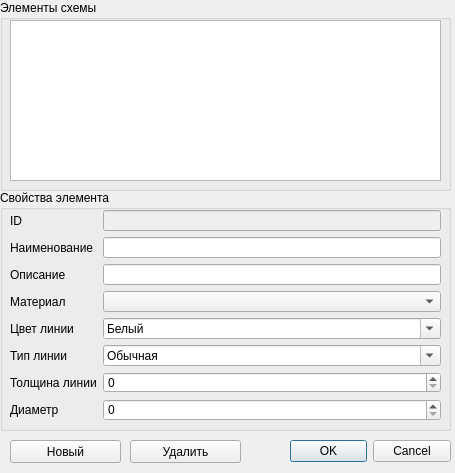
<?xml version="1.0" encoding="UTF-8"?>
<ui version="4.0">
 <class>nodeElementsDialog</class>
 <widget class="QDialog" name="nodeElementsDialog">
  <property name="geometry">
   <rect>
    <x>0</x>
    <y>0</y>
    <width>455</width>
    <height>473</height>
   </rect>
  </property>
  <property name="windowTitle">
   <string>Dialog</string>
  </property>
  <widget class="QDialogButtonBox" name="buttonBox">
   <property name="geometry">
    <rect>
     <x>290</x>
     <y>431</y>
     <width>161</width>
     <height>41</height>
    </rect>
   </property>
   <property name="orientation">
    <enum>Qt::Horizontal</enum>
   </property>
   <property name="standardButtons">
    <set>QDialogButtonBox::Cancel|QDialogButtonBox::Ok</set>
   </property>
  </widget>
  <widget class="QGroupBox" name="groupBox">
   <property name="geometry">
    <rect>
     <x>0</x>
     <y>190</y>
     <width>451</width>
     <height>241</height>
    </rect>
   </property>
   <property name="title">
    <string>Свойства элемента</string>
   </property>
   <widget class="QWidget" name="formLayoutWidget">
    <property name="geometry">
     <rect>
      <x>10</x>
      <y>20</y>
      <width>431</width>
      <height>211</height>
     </rect>
    </property>
    <layout class="QFormLayout" name="formLayout">
     <property name="fieldGrowthPolicy">
      <enum>QFormLayout::AllNonFixedFieldsGrow</enum>
     </property>
     <item row="0" column="0">
      <widget class="QLabel" name="iDLabel">
       <property name="text">
        <string>ID</string>
       </property>
      </widget>
     </item>
     <item row="0" column="1">
      <widget class="QLineEdit" name="iDLineEdit">
       <property name="enabled">
        <bool>false</bool>
       </property>
      </widget>
     </item>
     <item row="1" column="0">
      <widget class="QLabel" name="nameLabel">
       <property name="text">
        <string>Наименование</string>
       </property>
      </widget>
     </item>
     <item row="1" column="1">
      <widget class="QLineEdit" name="naneLineEdit"/>
     </item>
     <item row="2" column="0">
      <widget class="QLabel" name="descLabel">
       <property name="text">
        <string>Описание</string>
       </property>
      </widget>
     </item>
     <item row="2" column="1">
      <widget class="QLineEdit" name="descLineEdit"/>
     </item>
     <item row="3" column="0">
      <widget class="QLabel" name="matLabel">
       <property name="text">
        <string>Материал</string>
       </property>
      </widget>
     </item>
     <item row="3" column="1">
      <widget class="QComboBox" name="matLineEdit"/>
     </item>
     <item row="4" column="0">
      <widget class="QLabel" name="lcolorLabel">
       <property name="text">
        <string>Цвет линии</string>
       </property>
      </widget>
     </item>
     <item row="4" column="1">
      <widget class="QComboBox" name="lcolorLineEdit">
       <property name="editable">
        <bool>true</bool>
       </property>
       <item>
        <property name="text">
         <string>Белый</string>
        </property>
       </item>
       <item>
        <property name="text">
         <string>Желтый</string>
        </property>
       </item>
       <item>
        <property name="text">
         <string>Синий</string>
        </property>
       </item>
       <item>
        <property name="text">
         <string>Зеленый</string>
        </property>
       </item>
       <item>
        <property name="text">
         <string>Красный</string>
        </property>
       </item>
       <item>
        <property name="text">
         <string>Оранжевый</string>
        </property>
       </item>
      </widget>
     </item>
     <item row="5" column="0">
      <widget class="QLabel" name="lstyleLabel">
       <property name="text">
        <string>Тип линии</string>
       </property>
      </widget>
     </item>
     <item row="5" column="1">
      <widget class="QComboBox" name="lstyleComboBox">
       <property name="editable">
        <bool>true</bool>
       </property>
       <item>
        <property name="text">
         <string>Обычная</string>
        </property>
       </item>
       <item>
        <property name="text">
         <string>Пунктир</string>
        </property>
       </item>
       <item>
        <property name="text">
         <string>Двойной пунктир</string>
        </property>
       </item>
       <item>
        <property name="text">
         <string>Редкий пунктир</string>
        </property>
       </item>
       <item>
        <property name="text">
         <string>Точка-тире</string>
        </property>
       </item>
       <item>
        <property name="text">
         <string>Точка</string>
        </property>
       </item>
       <item>
        <property name="text">
         <string>Редкая точка</string>
        </property>
       </item>
       <item>
        <property name="text">
         <string>Две точки-тире</string>
        </property>
       </item>
       <item>
        <property name="text">
         <string>Два тире-точка</string>
        </property>
       </item>
      </widget>
     </item>
     <item row="6" column="0">
      <widget class="QLabel" name="lwidthLabel">
       <property name="text">
        <string>Толщина линии</string>
       </property>
      </widget>
     </item>
     <item row="6" column="1">
      <widget class="QSpinBox" name="lwidthSpinBox"/>
     </item>
     <item row="7" column="0">
      <widget class="QLabel" name="diamLabel">
       <property name="text">
        <string>Диаметр</string>
       </property>
      </widget>
     </item>
     <item row="7" column="1">
      <widget class="QSpinBox" name="diamLineEdit"/>
     </item>
    </layout>
   </widget>
  </widget>
  <widget class="QGroupBox" name="groupBox_2">
   <property name="geometry">
    <rect>
     <x>0</x>
     <y>0</y>
     <width>451</width>
     <height>191</height>
    </rect>
   </property>
   <property name="title">
    <string>Элементы схемы</string>
   </property>
   <widget class="QWidget" name="verticalLayoutWidget">
    <property name="geometry">
     <rect>
      <x>10</x>
      <y>20</y>
      <width>431</width>
      <height>161</height>
     </rect>
    </property>
    <layout class="QVBoxLayout" name="verticalLayout">
     <item>
      <widget class="QTableView" name="tblVNodeElements"/>
     </item>
    </layout>
   </widget>
  </widget>
  <widget class="QPushButton" name="addElmPButton">
   <property name="geometry">
    <rect>
     <x>10</x>
     <y>440</y>
     <width>111</width>
     <height>23</height>
    </rect>
   </property>
   <property name="text">
    <string>Новый</string>
   </property>
  </widget>
  <widget class="QPushButton" name="delElmPButton">
   <property name="geometry">
    <rect>
     <x>130</x>
     <y>440</y>
     <width>111</width>
     <height>23</height>
    </rect>
   </property>
   <property name="text">
    <string>Удалить</string>
   </property>
  </widget>
 </widget>
 <resources/>
 <connections>
  <connection>
   <sender>buttonBox</sender>
   <signal>accepted()</signal>
   <receiver>nodeElementsDialog</receiver>
   <slot>accept()</slot>
   <hints>
    <hint type="sourcelabel">
     <x>248</x>
     <y>254</y>
    </hint>
    <hint type="destinationlabel">
     <x>157</x>
     <y>274</y>
    </hint>
   </hints>
  </connection>
  <connection>
   <sender>buttonBox</sender>
   <signal>rejected()</signal>
   <receiver>nodeElementsDialog</receiver>
   <slot>reject()</slot>
   <hints>
    <hint type="sourcelabel">
     <x>316</x>
     <y>260</y>
    </hint>
    <hint type="destinationlabel">
     <x>286</x>
     <y>274</y>
    </hint>
   </hints>
  </connection>
 </connections>
</ui>
